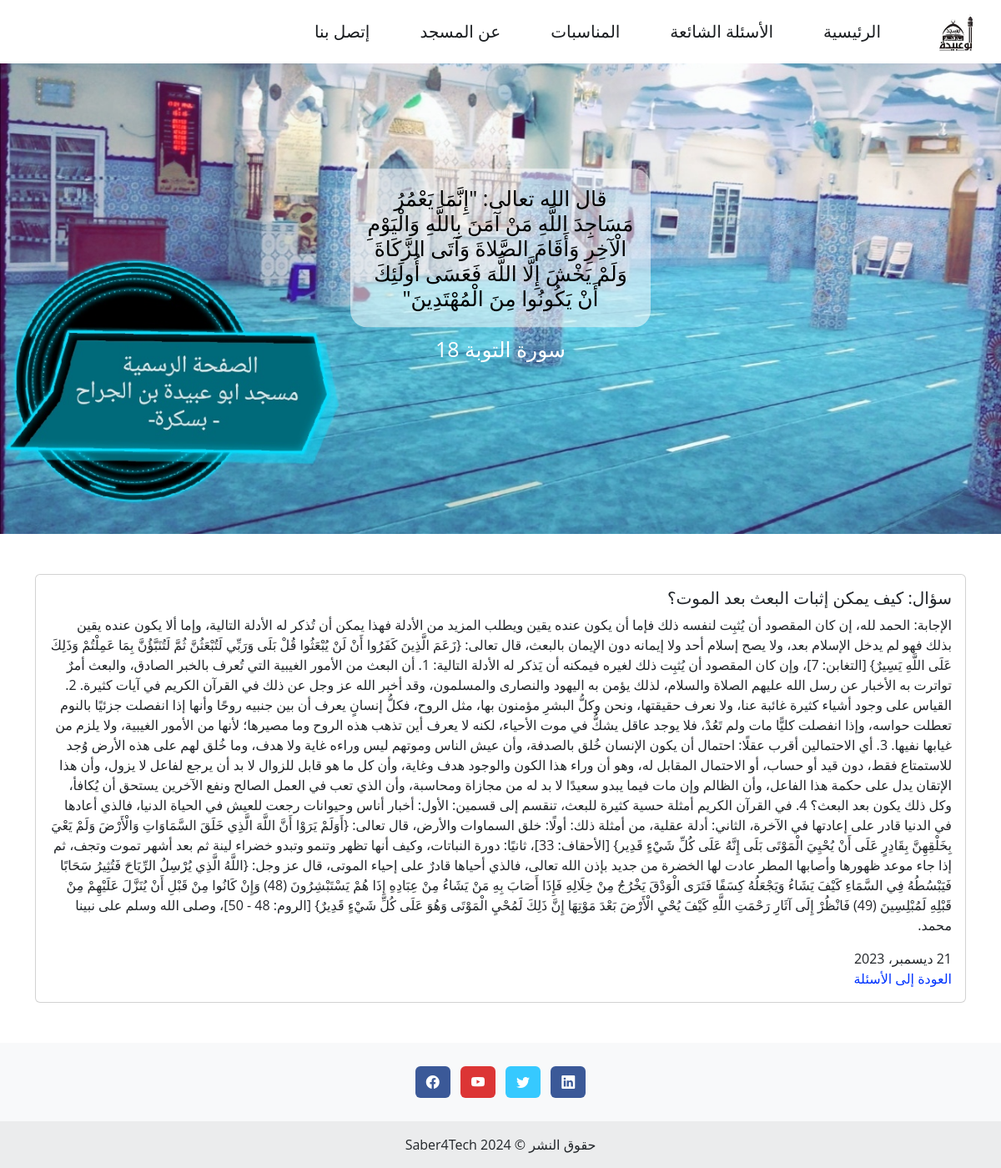
Screenshot of /question_detail/3/ with the database file from the repository.
### appAbuObaida/models.py (models this page shows, shortened)
class QuestionModel(models.Model):
    question_title = models.CharField(max_length=500)
    question_answer = models.TextField()
    pub_date = models.DateField(auto_now_add=True)
    class Meta:
        verbose_name = "الأسئلة"
        verbose_name_plural = "الأسئلة"

### appAbuObaida/views.py (the view)
# urls.py: path('question_detail/<int:pk>/', views.question_detail, name='question_detail'),
def question_detail(request, pk):
    activate('ar')
    question_detailed = get_object_or_404(QuestionModel, pk=pk)
    context = {
        'question_detailed': question_detailed
    }
    return render(request, 'appAbuObaida/question_detail.html', context)

### appAbuObaida/views.py (called while the page is built)
def footer_date(request):
    footer_date_detailed = datetime.datetime.now().year
    context = {
        'footer_date_detailed': footer_date_detailed
    }
    return context

### templates/appAbuObaida/question_detail.html (shortened to what this page needs)
{% extends 'appAbuObaida/base.html' %}
{% load static %}
{% block content %}
    <div class="container my-5" dir="rtl">
        <div class="card card-questions">
            <div class="card-body">
                <h5 class="card-title">سؤال: {{ question_detailed.question_title }}</h5>
                <p class="card-text">
                    {{ question_detailed.question_answer }}
                </p>
                <span>{{ question_detailed.pub_date }}</span><br>
                <a class="card-link mt-4" href="{% url 'questions_blog' %}">
                    العودة إلى الأسئلة
                </a>
            </div>
        </div>
    </div>
{% endblock %}

### static/css/styles.css (style rules this page uses)
* { margin: 0; padding: 0; box-sizing: border-box; font-family: 'Open Sans', 'sans-serif'; }
body { height: 100vh; background-color: #fff; font-family: Arial, sans-serif; margin: 0; padding: 0; box-sizing: border-box; }
.card-link { text-decoration: none; color: #0034ff; }
.card-questions { margin-bottom: 10px }
a { text-decoration: none; color: #f1f1f1; }

### rows the page displays
QuestionModel: question_title "كيف يمكن إثبات البعث بعد الموت؟", question_answer "الإجابة: الحمد لله، إن كان المقصود أن يُثبِت لنفسه ذلك فإما أن يكون عنده يقين ويطلب المزيد من الأدلة فهذا يمكن أن تُذكر له الأدلة التالية، وإما ألا يكون عنده يقين بذلك فهو لم يدخل الإسلام بعد، ولا يصح إسلام أحد ولا إيمانه دون الإيمان بالبعث، قال تعالى: {زَعَمَ الَّذِينَ كَفَرُوا أَنْ لَنْ يُبْعَثُوا قُلْ بَلَى وَرَبِّي لَتُبْعَثُنَّ ثُمَّ لَتُنَبَّؤُنَّ بِمَا عَمِلْتُمْ وَذَلِكَ عَلَى اللَّهِ يَسِيرٌ} [التغابن: 7]، وإن كان المقصود أن يُثبِت ذلك لغيره فيمكنه أن يَذكر له الأدلة التالية: 1. أن البعث من الأمور الغيبية التي تُعرف بالخبر الصادق، والبعث أمرٌ تواترت به الأخبار عن رسل الله عليهم الصلاة والسلام، لذلك يؤمن به اليهود والنصارى والمسلمون، وقد أخبر الله عز وجل عن ذلك في القرآن الكريم في…", pub_date "21 ديسمبر، 2023"
